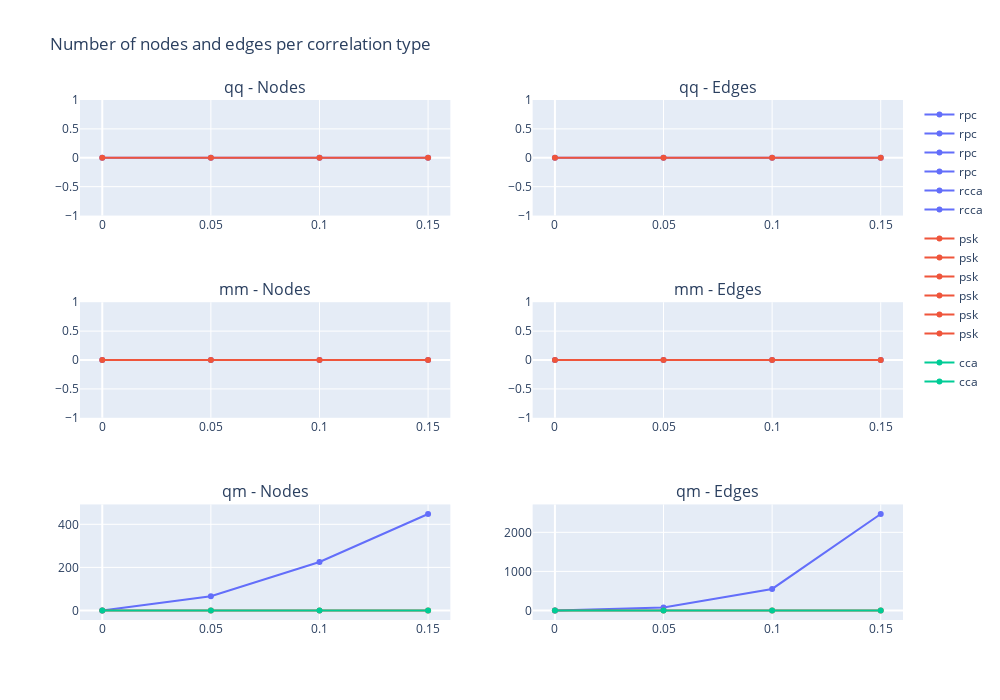

Here is the notebook cell this chart was saved with:
### Code cell
from plotly.subplots import make_subplots
from plotly import graph_objects as go
import plotly.express as px

palette = px.colors.qualitative.Plotly

file = 'Plots/FDR_CorrType.html'
if os.path.exists(file):
    os.remove(file)

fig = make_subplots(rows=3, cols=2, subplot_titles=['qq - Nodes', 'qq - Edges','mm - Nodes', 'mm - Edges', 'qm - Nodes', 'qm - Edges'])
plot['psk']['qq']['nodes']

for n,ctype in enumerate(ctypes):
    fig.add_trace(go.Scatter(
        x=pvrange,
        y=plot[ctype]['qq']['nodes'],
        name=ctype, marker_color=palette[n], legendgroup=n
    ), row=1, col=1)
    fig.add_trace(go.Scatter(
        x=pvrange,
        y=plot[ctype]['qq']['edges'],
        name=ctype, marker_color=palette[n], legendgroup=n
    ), row=1, col=2)
    fig.add_trace(go.Scatter(
        x=pvrange,
        y=plot[ctype]['mm']['nodes'],
        name=ctype, marker_color=palette[n], legendgroup=n
    ), row=2, col=1)
    fig.add_trace(go.Scatter(
        x=pvrange,
        y=plot[ctype]['mm']['edges'],
        name=ctype, marker_color=palette[n], legendgroup=n
    ), row=2, col=2)

for n,ctype in enumerate(ctypes2):
    fig.add_trace(go.Scatter(
        x=pvrange,
        y=plot[ctype]['qm']['nodes'],
        name=ctype, marker_color=palette[n], legendgroup=n
    ), row=3, col=1)
    fig.add_trace(go.Scatter(
        x=pvrange,
        y=plot[ctype]['qm']['edges'],
        name=ctype, marker_color=palette[n], legendgroup=n
    ), row=3, col=2)

fig.update_layout(title='Number of nodes and edges per correlation type', width=1000, height=700)
fig.show()

with open(file, 'a') as f:
    f.write(fig.to_html(full_html=False, include_plotlyjs='cdn', default_height='50%', default_width='80%'))

### Figure 1 — Plotly figure (JSON) as saved in the notebook; plotly's stock layout.template omitted (floating-point values rounded to 4 significant figures)
{"data": [{"legendgroup": "0", "marker": {"color": "#636EFA"}, "name": "rpc", "type": "scatter", "x": [0, 0.05, 0.1, 0.15], "xaxis": "x", "y": [0, 0, 0, 0], "yaxis": "y"}, {"legendgroup": "0", "marker": {"color": "#636EFA"}, "name": "rpc", "type": "scatter", "x": [0, 0.05, 0.1, 0.15], "xaxis": "x2", "y": [0, 0, 0, 0], "yaxis": "y2"}, {"legendgroup": "0", "marker": {"color": "#636EFA"}, "name": "rpc", "type": "scatter", "x": [0, 0.05, 0.1, 0.15], "xaxis": "x3", "y": [0, 0, 0, 0], "yaxis": "y3"}, {"legendgroup": "0", "marker": {"color": "#636EFA"}, "name": "rpc", "type": "scatter", "x": [0, 0.05, 0.1, 0.15], "xaxis": "x4", "y": [0, 0, 0, 0], "yaxis": "y4"}, {"legendgroup": "1", "marker": {"color": "#EF553B"}, "name": "psk", "type": "scatter", "x": [0, 0.05, 0.1, 0.15], "xaxis": "x", "y": [0, 0, 0, 0], "yaxis": "y"}, {"legendgroup": "1", "marker": {"color": "#EF553B"}, "name": "psk", "type": "scatter", "x": [0, 0.05, 0.1, 0.15], "xaxis": "x2", "y": [0, 0, 0, 0], "yaxis": "y2"}, {"legendgroup": "1", "marker": {"color": "#EF553B"}, "name": "psk", "type": "scatter", "x": [0, 0.05, 0.1, 0.15], "xaxis": "x3", "y": [0, 0, 0, 0], "yaxis": "y3"}, {"legendgroup": "1", "marker": {"color": "#EF553B"}, "name": "psk", "type": "scatter", "x": [0, 0.05, 0.1, 0.15], "xaxis": "x4", "y": [0, 0, 0, 0], "yaxis": "y4"}, {"legendgroup": "0", "marker": {"color": "#636EFA"}, "name": "rcca", "type": "scatter", "x": [0, 0.05, 0.1, 0.15], "xaxis": "x5", "y": [0, 66, 225, 448], "yaxis": "y5"}, {"legendgroup": "0", "marker": {"color": "#636EFA"}, "name": "rcca", "type": "scatter", "x": [0, 0.05, 0.1, 0.15], "xaxis": "x6", "y": [0, 78, 551, 2470], "yaxis": "y6"}, {"legendgroup": "1", "marker": {"color": "#EF553B"}, "name": "psk", "type": "scatter", "x": [0, 0.05, 0.1, 0.15], "xaxis": "x5", "y": [0, 0, 0, 0], "yaxis": "y5"}, {"legendgroup": "1", "marker": {"color": "#EF553B"}, "name": "psk", "type": "scatter", "x": [0, 0.05, 0.1, 0.15], "xaxis": "x6", "y": [0, 0, 0, 0], "yaxis": "y6"}, {"legendgroup": "2", "marker": {"color": "#00CC96"}, "name": "cca", "type": "scatter", "x": [0, 0.05, 0.1, 0.15], "xaxis": "x5", "y": [0, 0, 0, 0], "yaxis": "y5"}, {"legendgroup": "2", "marker": {"color": "#00CC96"}, "name": "cca", "type": "scatter", "x": [0, 0.05, 0.1, 0.15], "xaxis": "x6", "y": [0, 0, 0, 0], "yaxis": "y6"}], "layout": {"annotations": [{"font": {"size": 16}, "showarrow": false, "text": "qq - Nodes", "x": 0.225, "xanchor": "center", "xref": "paper", "y": 1, "yanchor": "bottom", "yref": "paper"}, {"font": {"size": 16}, "showarrow": false, "text": "qq - Edges", "x": 0.775, "xanchor": "center", "xref": "paper", "y": 1, "yanchor": "bottom", "yref": "paper"}, {"font": {"size": 16}, "showarrow": false, "text": "mm - Nodes", "x": 0.225, "xanchor": "center", "xref": "paper", "y": 0.6111, "yanchor": "bottom", "yref": "paper"}, {"font": {"size": 16}, "showarrow": false, "text": "mm - Edges", "x": 0.775, "xanchor": "center", "xref": "paper", "y": 0.6111, "yanchor": "bottom", "yref": "paper"}, {"font": {"size": 16}, "showarrow": false, "text": "qm - Nodes", "x": 0.225, "xanchor": "center", "xref": "paper", "y": 0.2222, "yanchor": "bottom", "yref": "paper"}, {"font": {"size": 16}, "showarrow": false, "text": "qm - Edges", "x": 0.775, "xanchor": "center", "xref": "paper", "y": 0.2222, "yanchor": "bottom", "yref": "paper"}], "height": 700, "title": {"text": "Number of nodes and edges per correlation type"}, "width": 1000, "xaxis": {"anchor": "y", "domain": [0, 0.45]}, "xaxis2": {"anchor": "y2", "domain": [0.55, 1]}, "xaxis3": {"anchor": "y3", "domain": [0, 0.45]}, "xaxis4": {"anchor": "y4", "domain": [0.55, 1]}, "xaxis5": {"anchor": "y5", "domain": [0, 0.45]}, "xaxis6": {"anchor": "y6", "domain": [0.55, 1]}, "yaxis": {"anchor": "x", "domain": [0.7778, 1]}, "yaxis2": {"anchor": "x2", "domain": [0.7778, 1]}, "yaxis3": {"anchor": "x3", "domain": [0.3889, 0.6111]}, "yaxis4": {"anchor": "x4", "domain": [0.3889, 0.6111]}, "yaxis5": {"anchor": "x5", "domain": [0, 0.2222]}, "yaxis6": {"anchor": "x6", "domain": [0, 0.2222]}}}
